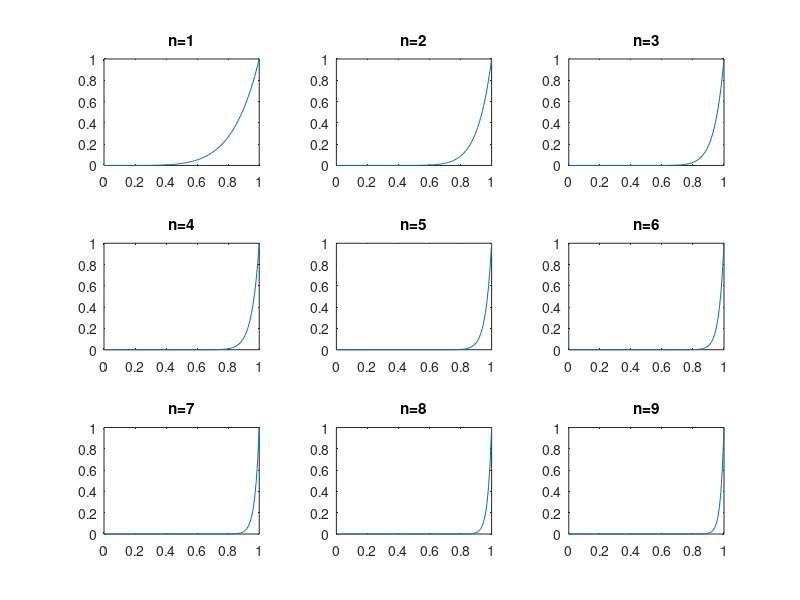

MATLAB code for this plot:
%% Exercice 8 - list Lab2
%  Wednesday 7th March 2018

%% Plots
F = @(x, n) x.^n .* exp(x - 1);
t = 0:0.01:1;

for i = 1:9
   subplot(3, 3, i);
   plot(t, F(t, i*5));
   title(strcat('n=', num2str(i)));
end

IF(1) = 1/exp(1);
for k = 2:50
   IF(k) = 1 - k * IF(k - 1); 
end

%% Back

IB(50) = 0;
for k = 50:-1:2
    IB(k-1) = (1 - IB(k)) / k;
end

disp([IF ; IB]');

%% Exact value
F = @(x, n) x.^n .* exp(x-1);
for k = 1:50
   IE(k) = integral(@(x) F(x, k), 0, 1);
end

disp([IF  IB IE]);
